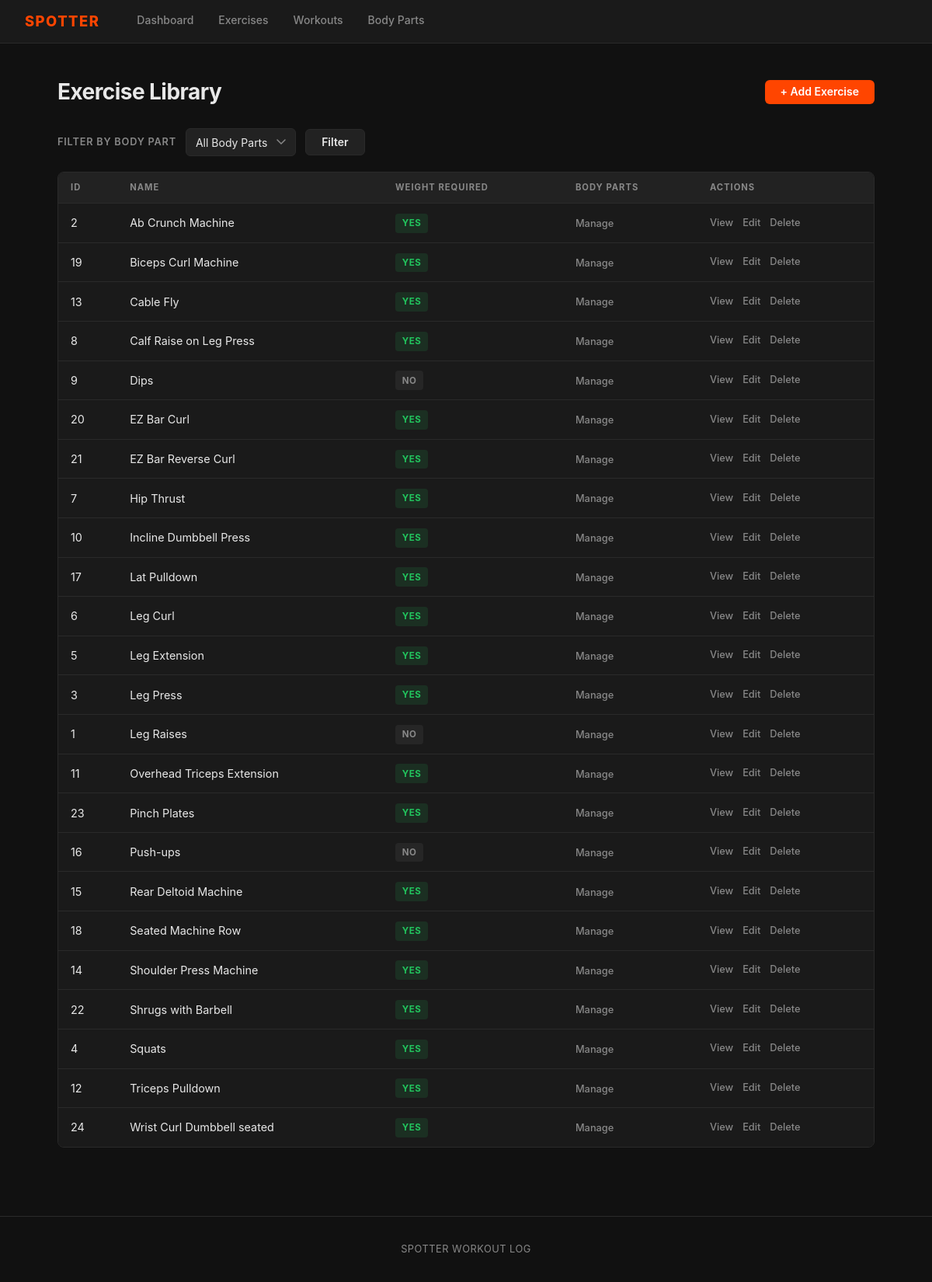
/exercises.php, run on the app's committed database.
### tables this page shows
CREATE TABLE IF NOT EXISTS exercise(
    id bigint NOT NULL,
    name varchar(60) NOT NULL,
    description varchar(200) DEFAULT NULL,
    weight_required boolean NOT NULL DEFAULT 0,
    image_url varchar(255) DEFAULT NULL
);

### private/helpers.php (called while the page is built, shortened)
<?php
function escape($string)
{
    return htmlspecialchars($string);
}

### public/exercises.php (the view, shortened to what this page needs)
<?php
require_once '../private/db.php';
require_once '../private/helpers.php';
$selected_body_part = $_GET['body_part_id'] ?? '';
$stmt = $pdo->query("
    SELECT id, name
    FROM body_part
    ORDER BY name
");
if (is_numeric($selected_body_part) && $selected_body_part !== '') {
    $stmt = $pdo->prepare("
        SELECT DISTINCT
            exercise.id,
            exercise.name,
            exercise.weight_required
        FROM exercise
        JOIN exercise_body_part
            ON exercise.id = exercise_body_part.exercise_id
        WHERE exercise_body_part.body_part_id = :body_part_id
        ORDER BY exercise.name
    ");
    $stmt->execute([
        ':body_part_id' => $selected_body_part
    ]);
} else {
    $stmt = $pdo->query("
        SELECT
            id,
            name,
            weight_required
        FROM exercise
        ORDER BY name
    ");
}
$exercises = $stmt->fetchAll(PDO::FETCH_ASSOC);
require_once '../private/templates/header.php';
?>
<div class="page-header">
    <h1>Exercise Library</h1>
    <a href="exercise_create.php" class="btn btn-primary">+ Add Exercise</a>
</div>
<form method="GET" class="filter-bar">
    <label for="body_part_id">Filter by Body Part</label>
    <select id="body_part_id" name="body_part_id">
        <option value="">All Body Parts</option>
    </select>
    <button type="submit" class="btn btn-secondary">Filter</button>
</form>
<div class="table-wrap">
    <table>
        <thead>
            <tr>
                <th>ID</th>
                <th>Name</th>
                <th>Weight Required</th>
                <th>Body Parts</th>
                <th>Actions</th>
            </tr>
        </thead>
        <tbody>
            <?php foreach ($exercises as $exercise): ?>
            <tr>
                <td><?= $exercise['id'] ?></td>
                <td><?= escape($exercise['name']) ?></td>
                <td>
                    <?php if ($exercise['weight_required']): ?>
                        <span class="badge badge-yes">Yes</span>
                    <?php else: ?>
                        <span class="badge badge-no">No</span>
                    <?php endif; ?>
                </td>
                <td>
                    <a href="exercise_body_part.php?exercise_id=<?= $exercise['id'] ?>" class="action-link view">
                        Manage
                    </a>
                </td>
                <td>
                    <div class="actions">
                        <a href="exercise_view.php?id=<?= $exercise['id'] ?>" class="action-link view">View</a>
                        <a href="exercise_edit.php?id=<?= $exercise['id'] ?>" class="action-link edit">Edit</a>
                        <a href="exercise_delete.php?id=<?= $exercise['id'] ?>" class="action-link delete">Delete</a>
                    </div>
                </td>
            </tr>
            <?php endforeach; ?>
        </tbody>
    </table>
</div>
<?php require_once '../private/templates/footer.php'; ?>

### private/templates/header.php (shortened to what this page needs)
<!DOCTYPE html>
<html lang="en">
<head>
    <link rel="stylesheet" href="assets/css/style.css">
</head>
<body>
<nav>
    <a href="index.php" class="nav-brand">Spotter</a>
    <div class="nav-links">
        <a href="dashboard.php">Dashboard</a>
	<a href="exercises.php">Exercises</a>
        <a href="workouts.php">Workouts</a>
        <a href="body_parts.php">Body Parts</a>
    </div>
</nav>
<main>

### private/templates/footer.php
</main>
<footer>
    Spotter Workout Log
</footer>
</body>
</html>

### public/assets/css/style.css (style rules this page uses)
*, *::before, *::after { box-sizing: border-box; margin: 0; padding: 0; }
:root { --bg: #111111; --surface: #1a1a1a; --card: #222222; --border: #2a2a2a; --accent: #ff4500; --accent-hover: #ff6633; --text: #e8e8e8; --text-muted: #888888; --success: #22c55e; --danger: #ef4444; --danger-hover: #dc2626; }
body { background-color: var(--bg); color: var(--text); font-family: -apple-system, BlinkMacSystemFont, 'Segoe UI', system-ui, sans-serif; font-size: 15px; line-height: 1.6; min-height: 100vh; }
a { color: var(--accent); text-decoration: none; }
nav { position: sticky; top: 0; z-index: 100; background: var(--surface); border-bottom: 1px solid var(--border); display: flex; align-items: center; padding: 0 2rem; height: 56px; gap: 0; }
.nav-brand { font-size: 1.15rem; font-weight: 800; color: var(--accent); letter-spacing: 0.08em; text-transform: uppercase; margin-right: 2rem; flex-shrink: 0; }
.nav-links { display: flex; align-items: center; height: 100%; gap: 0; }
.nav-links a { color: var(--text-muted); padding: 0 1rem; height: 56px; display: flex; align-items: center; font-size: 0.875rem; font-weight: 500; border-bottom: 2px solid transparent; transition: color 0.15s, border-color 0.15s; }
main { max-width: 1100px; margin: 0 auto; padding: 2.5rem 1.5rem; }
h1 { font-size: 1.75rem; font-weight: 700; letter-spacing: -0.02em; color: var(--text); }
.page-header { display: flex; align-items: center; justify-content: space-between; margin-bottom: 1.5rem; flex-wrap: wrap; gap: 1rem; }
.page-header h1 { margin-bottom: 0; }
.btn { display: inline-flex; align-items: center; gap: 0.4rem; padding: 0.55rem 1.25rem; border: none; border-radius: 6px; font-size: 0.875rem; font-weight: 600; cursor: pointer; transition: background 0.15s, transform 0.1s; font-family: inherit; line-height: 1; white-space: nowrap; }
.btn-primary { background: var(--accent); color: #fff; }
.btn-secondary { background: var(--card); color: var(--text); border: 1px solid var(--border); }
.table-wrap { overflow-x: auto; border-radius: 8px; border: 1px solid var(--border); }
table { width: 100%; border-collapse: collapse; background: var(--surface); }
thead { background: var(--card); }
th { text-align: left; padding: 0.65rem 1rem; font-size: 0.7rem; font-weight: 700; text-transform: uppercase; letter-spacing: 0.09em; color: var(--text-muted); border-bottom: 1px solid var(--border); white-space: nowrap; }
td { padding: 0.75rem 1rem; border-bottom: 1px solid var(--border); font-size: 0.9rem; vertical-align: middle; }
tbody tr:last-child td { border-bottom: none; }
.actions { display: flex; align-items: center; gap: 0.75rem; white-space: nowrap; }
.action-link { font-size: 0.8rem; font-weight: 500; color: var(--text-muted); transition: color 0.15s; }
.badge { display: inline-block; padding: 0.2rem 0.55rem; border-radius: 4px; font-size: 0.72rem; font-weight: 700; letter-spacing: 0.05em; text-transform: uppercase; }
.badge-yes { background: rgba(34, 197, 94, 0.12); color: var(--success); }
.badge-no { background: rgba(255, 255, 255, 0.05); color: var(--text-muted); }
.filter-bar { display: flex; align-items: center; gap: 0.75rem; margin-bottom: 1.25rem; flex-wrap: wrap; }
.filter-bar label { font-size: 0.8rem; font-weight: 600; text-transform: uppercase; letter-spacing: 0.06em; color: var(--text-muted); white-space: nowrap; }
.filter-bar select { background: var(--card); border: 1px solid var(--border); border-radius: 6px; color: var(--text); padding: 0.55rem 2.2rem 0.55rem 0.75rem; font-size: 0.875rem; font-family: inherit; outline: none; appearance: none; background-repeat: no-repeat; background-position: right 0.75rem center; transition: border-color 0.15s; }
footer { text-align: center; color: var(--text-muted); font-size: 0.8rem; padding: 2rem 1.5rem; border-top: 1px solid var(--border); margin-top: 3rem; letter-spacing: 0.04em; text-transform: uppercase; }

### data on the page
exercise: id "2", name "Ab Crunch Machine", weight_required "YES"
exercise: id "19", name "Biceps Curl Machine", weight_required "YES"
exercise: id "13", name "Cable Fly", weight_required "YES"
exercise: id "8", name "Calf Raise on Leg Press", weight_required "YES"
exercise: id "9", name "Dips", weight_required "NO"
exercise: id "20", name "EZ Bar Curl", weight_required "YES"
exercise: id "21", name "EZ Bar Reverse Curl", weight_required "YES"
exercise: id "7", name "Hip Thrust", weight_required "YES"
exercise: id "10", name "Incline Dumbbell Press", weight_required "YES"
exercise: id "17", name "Lat Pulldown", weight_required "YES"
exercise: id "6", name "Leg Curl", weight_required "YES"
exercise: id "5", name "Leg Extension", weight_required "YES"
exercise: id "3", name "Leg Press", weight_required "YES"
exercise: id "1", name "Leg Raises", weight_required "NO"
exercise: id "11", name "Overhead Triceps Extension", weight_required "YES"
exercise: id "23", name "Pinch Plates", weight_required "YES"
exercise: id "16", name "Push-ups", weight_required "NO"
exercise: id "15", name "Rear Deltoid Machine", weight_required "YES"
exercise: id "18", name "Seated Machine Row", weight_required "YES"
exercise: id "14", name "Shoulder Press Machine", weight_required "YES"
exercise: id "22", name "Shrugs with Barbell", weight_required "YES"
exercise: id "4", name "Squats", weight_required "YES"
exercise: id "12", name "Triceps Pulldown", weight_required "YES"
exercise: id "24", name "Wrist Curl Dumbbell seated", weight_required "YES"
